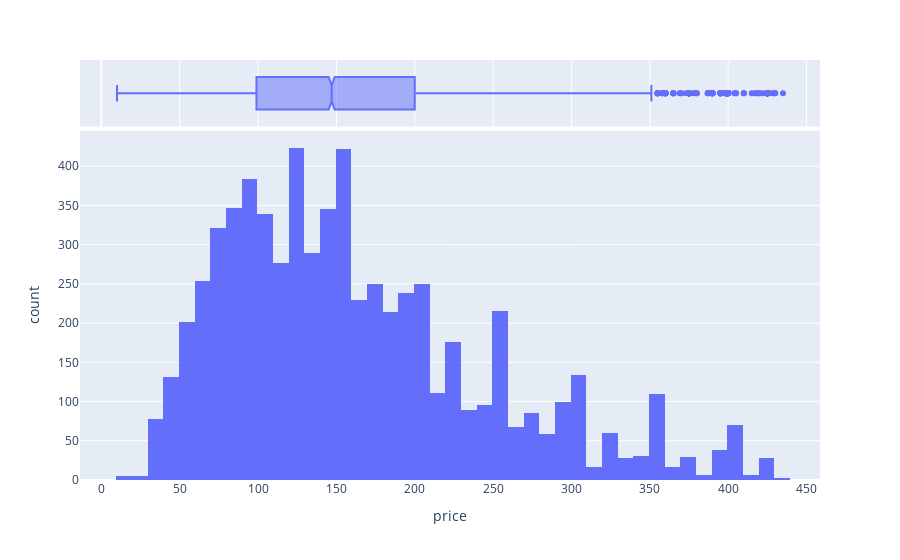

Notebook code cell kept with this figure:
### Code cell
px.histogram(df_processed, x='price', marginal='box')

### Figure 1 — Plotly figure (JSON) as saved in the notebook; plotly's stock layout.template omitted (floating-point values rounded to 4 significant figures; data arrays with more than 128 entries replaced by an {"elided": "..."} marker saying what was removed)
{"data": [{"alignmentgroup": "True", "bingroup": "x", "hovertemplate": "price=%{x}<br>count=%{y}<extra></extra>", "legendgroup": "", "marker": {"color": "#636efa", "pattern": {"shape": ""}}, "name": "", "offsetgroup": "", "orientation": "v", "showlegend": false, "type": "histogram", "x": {"elided": "6578 int values"}, "xaxis": "x", "yaxis": "y"}, {"alignmentgroup": "True", "hovertemplate": "price=%{x}<extra></extra>", "legendgroup": "", "marker": {"color": "#636efa"}, "name": "", "notched": true, "offsetgroup": "", "showlegend": false, "type": "box", "x": {"elided": "6578 int values"}, "xaxis": "x2", "yaxis": "y2"}], "layout": {"barmode": "relative", "legend": {"tracegroupgap": 0}, "margin": {"t": 60}, "xaxis": {"anchor": "y", "domain": [0, 1], "title": {"text": "price"}}, "xaxis2": {"anchor": "y2", "domain": [0, 1], "matches": "x", "showgrid": true, "showticklabels": false}, "yaxis": {"anchor": "x", "domain": [0, 0.8316], "title": {"text": "count"}}, "yaxis2": {"anchor": "x2", "domain": [0.8416, 1], "matches": "y2", "showgrid": false, "showline": false, "showticklabels": false, "ticks": ""}}}
